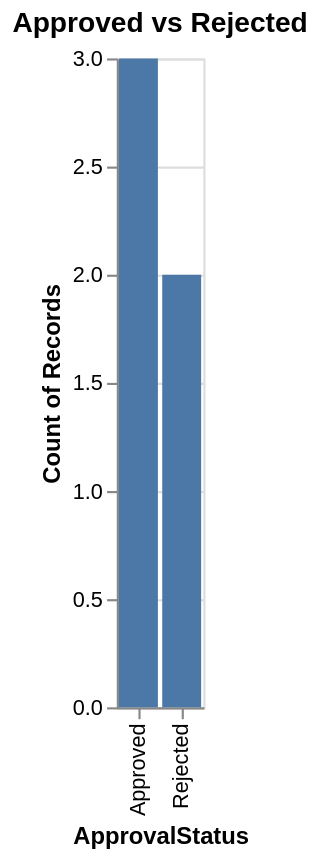
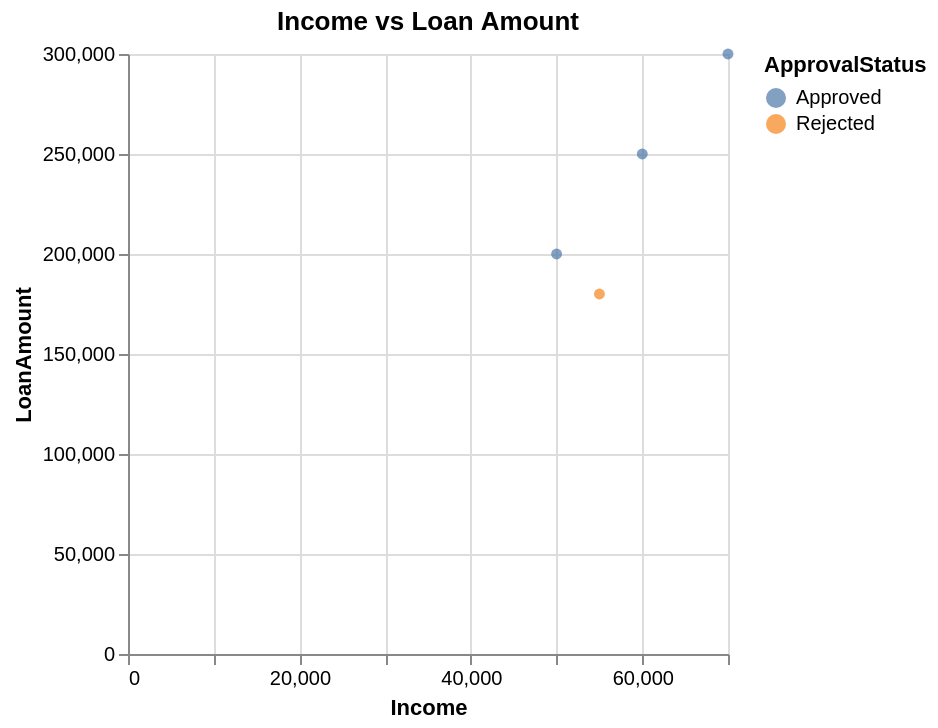
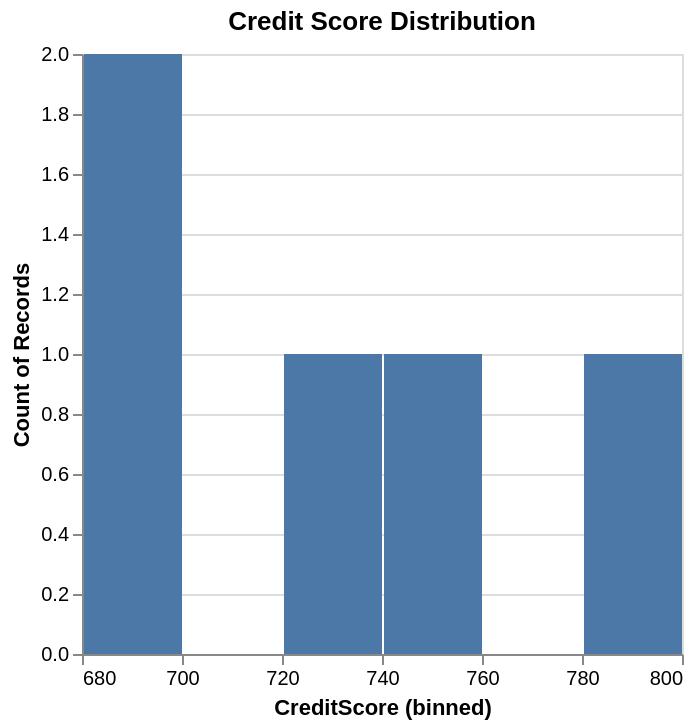

The notebook cell saved with these charts, in order:
### Code cell
from openpyxl import load_workbook
import altair as alt

wb = load_workbook("loan_data.xlsx")
ws = wb.active

data = [{"Income":r[1],"LoanAmount":r[2],"CreditScore":r[3],"ApprovalStatus":r[6]}
        for r in ws.iter_rows(min_row=2, values_only=True)]

alt.Chart(alt.Data(values=data)).mark_bar().encode(
    x="ApprovalStatus:N", y="count()"
).properties(title="Approved vs Rejected").display()

alt.Chart(alt.Data(values=data)).mark_circle().encode(
    x="Income:Q", y="LoanAmount:Q", color="ApprovalStatus:N"
).properties(title="Income vs Loan Amount").display()

alt.Chart(alt.Data(values=data)).mark_bar().encode(
    x=alt.X("CreditScore:Q", bin=True), y="count()"
).properties(title="Credit Score Distribution").display()

### Figure 1 — Vega-Lite specification as saved in the notebook (floating-point values rounded to 4 significant figures)
{"config": {"view": {"continuousWidth": 300, "continuousHeight": 300}}, "data": {"values": [{"Income": 50000, "LoanAmount": 200000, "CreditScore": 750, "ApprovalStatus": "Approved"}, {"Income": "(leave blank)", "LoanAmount": 150000, "CreditScore": 680, "ApprovalStatus": "Rejected"}, {"Income": 60000, "LoanAmount": 250000, "CreditScore": 720, "ApprovalStatus": "Approved"}, {"Income": 70000, "LoanAmount": 300000, "CreditScore": 800, "ApprovalStatus": "Approved"}, {"Income": 55000, "LoanAmount": 180000, "CreditScore": 690, "ApprovalStatus": "Rejected"}]}, "mark": {"type": "bar"}, "encoding": {"x": {"field": "ApprovalStatus", "type": "nominal"}, "y": {"aggregate": "count", "type": "quantitative"}}, "title": "Approved vs Rejected", "$schema": "https://vega.github.io/schema/vega-lite/v5.20.1.json"}

### Figure 2 — Vega-Lite specification as saved in the notebook (floating-point values rounded to 4 significant figures)
{"config": {"view": {"continuousWidth": 300, "continuousHeight": 300}}, "data": {"values": [{"Income": 50000, "LoanAmount": 200000, "CreditScore": 750, "ApprovalStatus": "Approved"}, {"Income": "(leave blank)", "LoanAmount": 150000, "CreditScore": 680, "ApprovalStatus": "Rejected"}, {"Income": 60000, "LoanAmount": 250000, "CreditScore": 720, "ApprovalStatus": "Approved"}, {"Income": 70000, "LoanAmount": 300000, "CreditScore": 800, "ApprovalStatus": "Approved"}, {"Income": 55000, "LoanAmount": 180000, "CreditScore": 690, "ApprovalStatus": "Rejected"}]}, "mark": {"type": "circle"}, "encoding": {"color": {"field": "ApprovalStatus", "type": "nominal"}, "x": {"field": "Income", "type": "quantitative"}, "y": {"field": "LoanAmount", "type": "quantitative"}}, "title": "Income vs Loan Amount", "$schema": "https://vega.github.io/schema/vega-lite/v5.20.1.json"}

### Figure 3 — Vega-Lite specification as saved in the notebook (floating-point values rounded to 4 significant figures)
{"config": {"view": {"continuousWidth": 300, "continuousHeight": 300}}, "data": {"values": [{"Income": 50000, "LoanAmount": 200000, "CreditScore": 750, "ApprovalStatus": "Approved"}, {"Income": "(leave blank)", "LoanAmount": 150000, "CreditScore": 680, "ApprovalStatus": "Rejected"}, {"Income": 60000, "LoanAmount": 250000, "CreditScore": 720, "ApprovalStatus": "Approved"}, {"Income": 70000, "LoanAmount": 300000, "CreditScore": 800, "ApprovalStatus": "Approved"}, {"Income": 55000, "LoanAmount": 180000, "CreditScore": 690, "ApprovalStatus": "Rejected"}]}, "mark": {"type": "bar"}, "encoding": {"x": {"bin": true, "field": "CreditScore", "type": "quantitative"}, "y": {"aggregate": "count", "type": "quantitative"}}, "title": "Credit Score Distribution", "$schema": "https://vega.github.io/schema/vega-lite/v5.20.1.json"}
